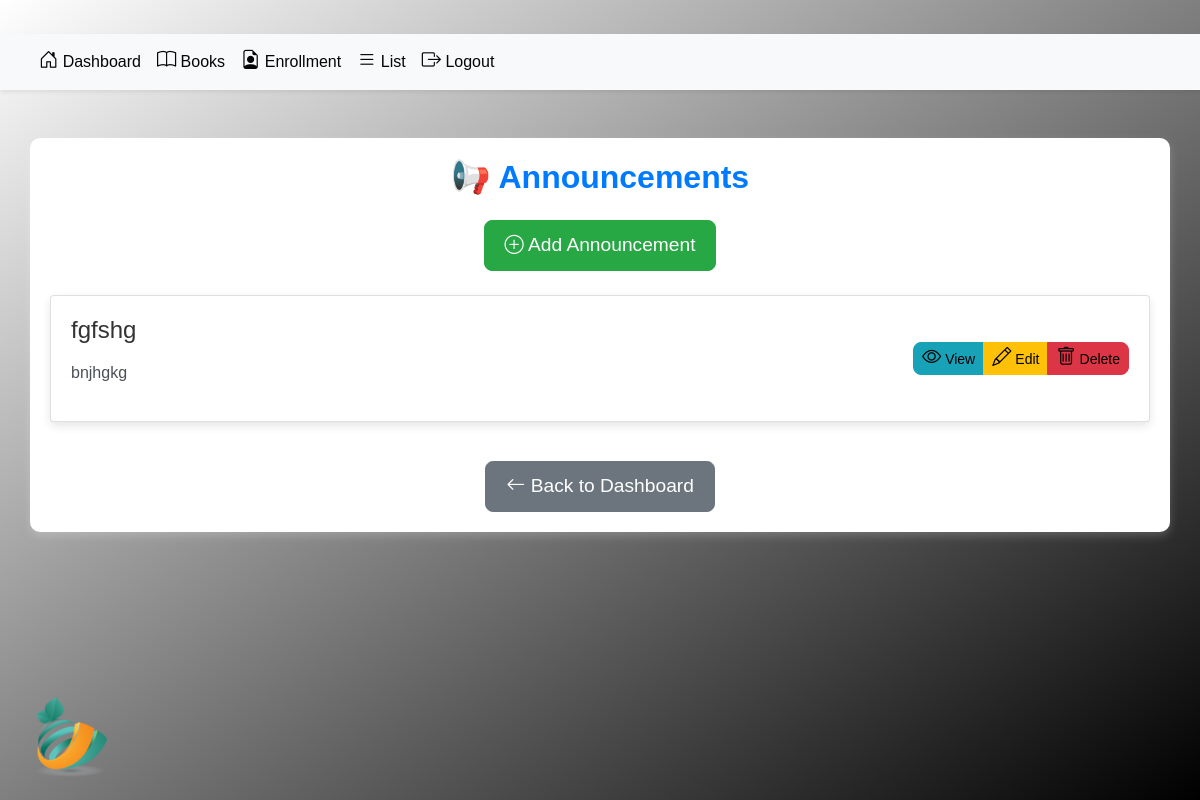
Page /announcements/ on the earlier database version.
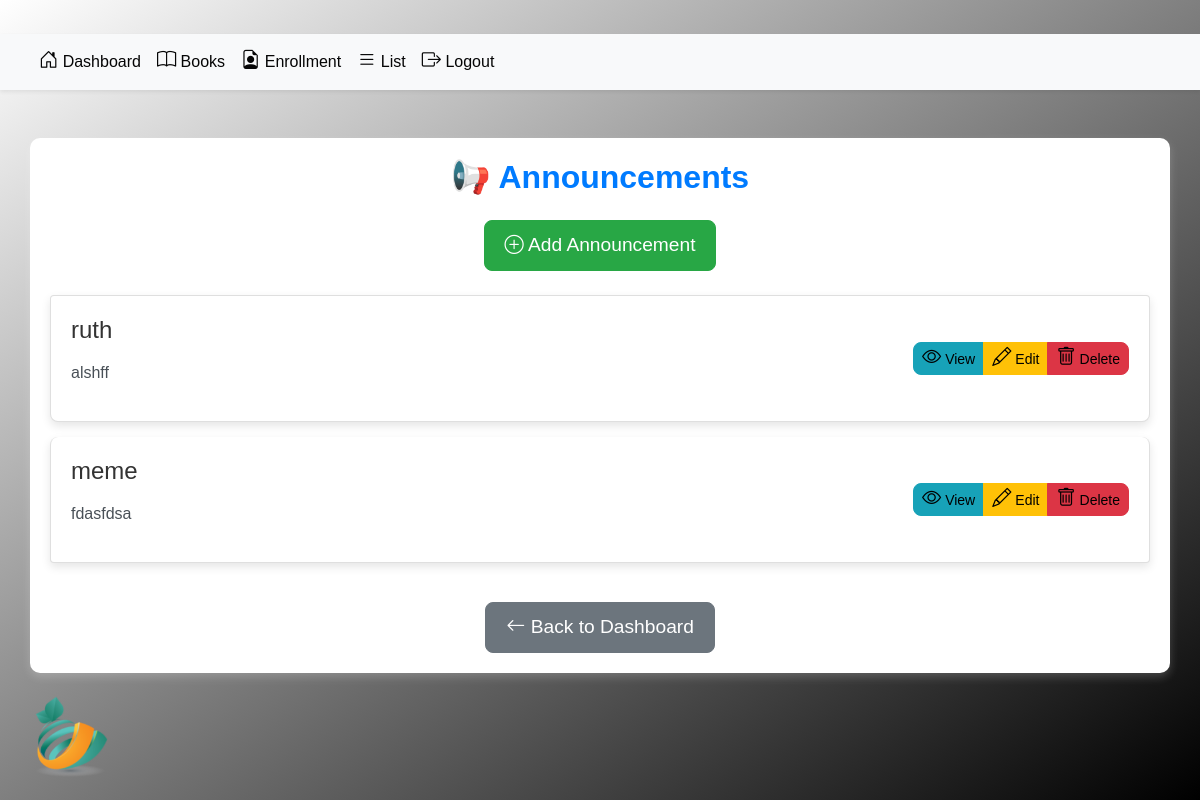
Same page on the later database version.
### app/models.py (models this page shows, shortened)
class Announcement(models.Model):
    title = models.CharField(max_length=100)
    content = models.TextField(max_length=200, blank=True, null=True)
    body = models.TextField(max_length=200)
    created_by = models.ForeignKey("auth.User", on_delete=models.CASCADE)
    visibility = models.IntegerField(choices=[(1, 'All'), (2, 'Students'), (3, 'Teachers'), (4, 'Parents')])

### app/views.py (the view)
# urls.py: path('announcements/',  AnnouncementListView.as_view(), name='announcement'),
class AnnouncementListView(ListView):
    model = Announcement
    context_object_name = 'announcements'
    template_name = 'app/announcement.html'
    def get_queryset(self):
        return Announcement.objects.all()

### app/templates/app/announcement_list.html (shortened to what this page needs)
{% load static %}
{% block content %}
<head>
    <link href="https://cdn.jsdelivr.net/npm/bootstrap-icons/font/bootstrap-icons.css" rel="stylesheet">
    <link href="https://stackpath.bootstrapcdn.com/bootstrap/4.5.2/css/bootstrap.min.css" rel="stylesheet">
    <link href="{% static 'css/base.css' %}" rel="stylesheet">
</head>
<div class="text-center my-4">
    <img class="mylogo img-fluid" src="{% static 'images/logo.png' %}" alt="Logo">
</div>
{% include 'app/adminbar.html' %}
<div class="container my-5">
    <h2 class="text-primary text-center mb-4">📢 Announcements</h2>
    <div class="text-center mb-4">
        <a href="{% url 'announcement_create' %}" class="btn btn-success btn-lg">
            <i class="bi bi-plus-circle"></i> Add Announcement
        </a>
    </div>
    <ul class="list-group">
        {% for announcement in announcements %}
        <li class="list-group-item d-flex justify-content-between align-items-center">
            <div>
                <h4>{{ announcement.title }}</h4>
                <p>{{ announcement.content|truncatewords:20 }}</p>
            </div>
            <div class="btn-group" role="group">
                <a href="{% url 'announcement_detail' announcement.pk %}" class="btn btn-info btn-sm">
                    <i class="bi bi-eye"></i> View
                </a>
                <a href="{% url 'announcement_update' announcement.pk %}" class="btn btn-warning btn-sm">
                    <i class="bi bi-pencil"></i> Edit
                </a>
                <a href="{% url 'announcement_delete' announcement.pk %}" class="btn btn-danger btn-sm">
                    <i class="bi bi-trash"></i> Delete
                </a>
            </div>
        </li>
        {% empty %}
        <li class="list-group-item text-center">No announcements available.</li>
        {% endfor %}
    </ul>
    <div class="text-center mt-4">
        <a href="{% url 'dashboard' %}#announcements" class="btn btn-secondary btn-lg">
            <i class="bi bi-arrow-left"></i> Back to Dashboard
        </a>
    </div>
</div>
{% endblock content %}

Differences in the rows shown:
removed Announcement: title "fgfshg", content "bnjhgkg"
added Announcement: title "ruth", content "alshff"
added Announcement: title "meme", content "fdasfdsa"
